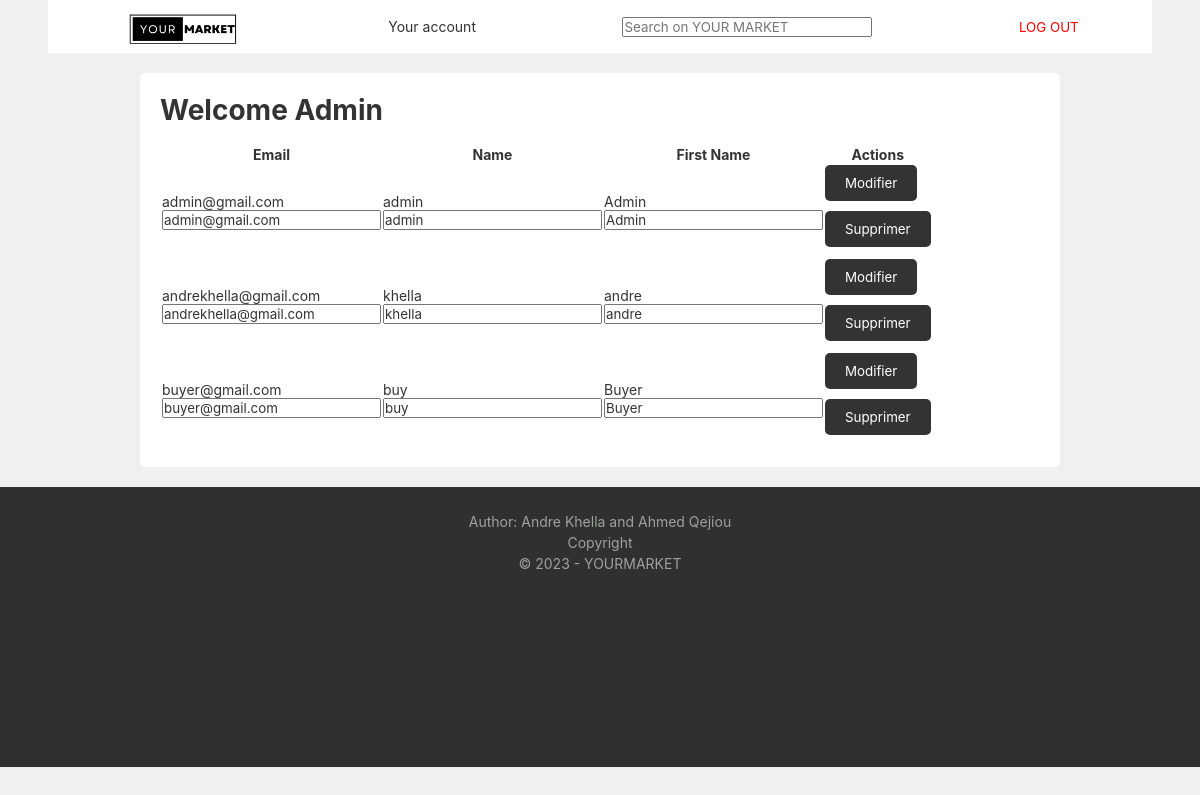
Page /Allusers.php (signed in) on the committed database.
### tables this page shows
CREATE TABLE IF NOT EXISTS `User` (
  `email` VARCHAR(100) NOT NULL,
  `name` VARCHAR(45) NOT NULL,
  `firstname` VARCHAR(45) NOT NULL,
  `date_naissance` DATETIME NOT NULL,
  `mdp` VARCHAR(255) NOT NULL,
  `whoAmI` VARCHAR(45) NOT NULL,
  `adresse` VARCHAR(70) NOT NULL,
  `city` VARCHAR(45) NOT NULL,
  `postal_code` VARCHAR(45) NOT NULL,
  `country` VARCHAR(45) NOT NULL,
  `phone` VARCHAR(45) NOT NULL,
  PRIMARY KEY (`email`));

### Controler/controler.class.php (called while the page is built, shortened)
<?php
require_once("modele/modele.class.php");
class Controleur {
    private $unModele ;
    public function __construct (){
        $this->unModele = new Modele ();
    }
    public function selectWhereUser ($email){
        return $this->unModele->selectWhereUser ($email);
    }
    public function selectAllUsers ()
    {
        $resultat = $this->unModele->selectAll("User");
        return $resultat;
    }
}

### Modele/modele.class.php (called while the page is built, shortened)
<?php
class Modele
{
    protected $unPdo ;
    public function __construct ()
    {
        $this->unPdo = null;
        try{
            $this->unPdo = new PDO("mysql:host=localhost;dbname=VenteSneakers", "root", "root",array(PDO::ATTR_ERRMODE => PDO::ERRMODE_EXCEPTION));
        }
        catch(PDOException $exp){
            echo "<br/> Erreur de connexion à la base de données !";
        }
    }
    public function selectWhereUser ($email)
    {
        if ($this->unPdo != null){
            $requete =" select * from User where email = :email ; " ;
            $donnees =array(":email"=>$email);
            $select=$this->unPdo->prepare ($requete);
            $select->execute ($donnees);
            $unUser =$select->fetch ();
            return $unUser;
        }
        else {
            return false;
        }
    }
    public function selectAll($table)
    {
        $requete = "select * from " . $table . ";";
        $resultat = $this->unPdo->query($requete);
        return $resultat->fetchAll();
    }
}

### Allusers.php (the view, shortened to what this page needs)
<?php
    require_once("./Controler/controler.class.php");
$unControleur = new Controleur();
$user = $unControleur->selectAllUsers();
?>
<!DOCTYPE html>
<html>
<head>
    <link href="./Vue/CSS/CSS.css" rel="stylesheet" />
    <link href="./Vue/CSS/youraccount.css" rel="stylesheet" />
</head>
<body>
<?php
require_once("vue/navbar.php");
?>
<div class="container">
    <div class="account-info">
        <?php
        if ($user && $user['whoAmI'] == 'admin'):
        $users = $unControleur->selectAllUsers();
        ?>
        <h1>Welcome <?php echo $user['firstname']; ?></h1>
        <br>
        <table>
            <thead>
                <tr>
                    <th>Email</th>
                    <th>Name</th>
                    <th>First Name</th>
                    <th>Actions</th>
                </tr>
            </thead>
            <tbody>
                <?php foreach ($users as $users): ?>
                <tr>
                    <form method="post">
                    <td><?php echo $users['email']; ?> <br> <input type="text" name="email" value="<?php echo $users['email']; ?>"></td>
                    <td><?php echo $users['name']; ?> <br> <input type="text" name="name" value="<?php echo $users['name']; ?>"></td>
                    <td><?php echo $users['firstname']; ?> <br> <input type="text" name="firstname" value="<?php echo $users['firstname']; ?>"> </td>
                    <td>
                        <input name ="edit" class="item-action" type="submit" value="Modifier">
                    </form>
                    <form method="post">
                        <input name ="delete" class="item-action" type="submit" value="Supprimer">
                    </form>
                </tr>
                <?php endforeach; ?>
            </tbody>
        </table>
        <?php else: ?>
            <h1>Welcome</h1>
            <p class="youraccount">You are not logged in. Please <a href="connexion.php">log in</a> or <a href="register.php">register</a>.</p>
        <?php endif; ?>
    </div>
</div>
<footer>
    <p class="footerp">Author: Andre Khella and Ahmed Qejiou<br>
        Copyright <br>
        © 2023 - YOURMARKET</p>
</footer>
</body>
</html>

### Vue/CSS/CSS.css (style rules this page uses)
* { box-sizing: border-box; font-family: 'Inter', sans-serif; color: #333; margin: 0; padding: 0; }
body { font-size: 14px; background-color: #f0f0f0; }
h1, h2 { color: #333; }
footer { width: 100%; background-color: #303030; bottom: 0; height: 20em; left: 0; right: 0; }
.footerp { padding-top: 2%; text-align: center; color: #9fa19f; }

### Vue/CSS/youraccount.css (style rules this page uses)
body { background-color: #f0f0f0; font-family: Arial, sans-serif; margin: 0; padding: 0; }
.container { width: 80%; margin: auto; padding: 20px; }
.account-info { background-color: #ffffff; padding: 20px; border-radius: 5px; }
h1, h2 { color: #333; }
p { color: #333; line-height: 1.5; }
form { margin: 10px 0; }
input[type="submit"] { background-color: #333; color: #fff; border: none; padding: 10px 20px; border-radius: 5px; cursor: pointer; }

### rows in the picture
user: firstname "Admin", email "admin@gmail.com", name "admin"
user: email "andrekhella@gmail.com", name "khella", firstname "andre"
user: email "buyer@gmail.com", name "buy", firstname "Buyer"
